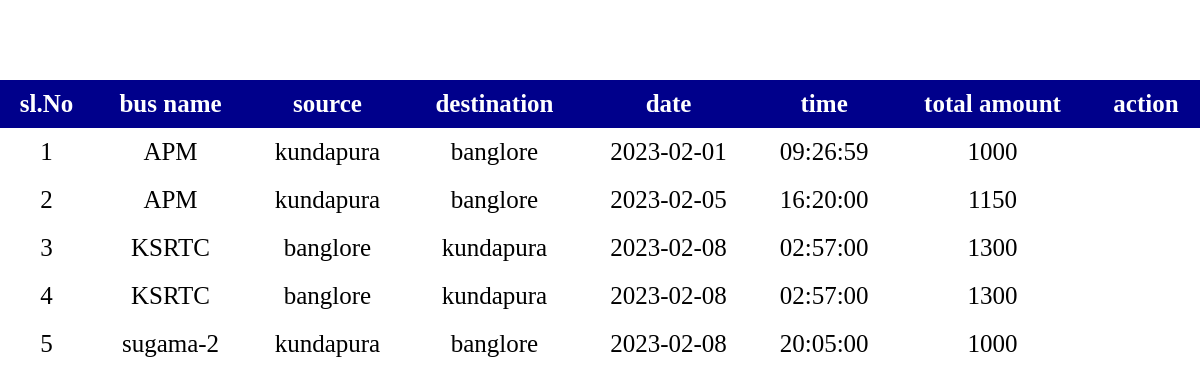
Page /main/user_booked.php?user_id=1 on the committed database.
### tables this page shows
CREATE TABLE `reservation` (
  `res_id` int(11) NOT NULL,
  `user_id` int(11) NOT NULL,
  `bus_name` varchar(20) NOT NULL,
  `source` varchar(20) NOT NULL,
  `destination` varchar(20) NOT NULL,
  `date` date NOT NULL,
  `time` time NOT NULL,
  `seat_id` varchar(4) NOT NULL,
  `amount` int(10) NOT NULL
);

### main/user_booked.php (the view, shortened to what this page needs)
<!DOCTYPE html>
<html lang="en">
<head>
    <?php include "db_connect.php";?>
</head>
<body>
    <div class="data_disp">
        <table>
            <thead>
            <tr>
                <th>sl.No</th>
                <th>bus name</th>
                <th>source</th>
                <th>destination</th>
                <th>date</th>
                <th>time</th>
                <th>total amount</th>
                <th>action</th>
            </tr>
            </thead>
            <tbody>
                <?php
                $user_id = $_GET['user_id'];
                $sql = "SELECT * FROM reservation where user_id=$user_id ORDER BY date";
                $sl_no = 0;
                $result = mysqli_query($conn, $sql);
                while ($row = mysqli_fetch_assoc($result)) {
                    $sl_no = $sl_no + 1;
                    echo "
                        <tr>
                    <td>$sl_no</td>
                    <td>$row[bus_name]</td>
                    <td>$row[source]</td>
                    <td>$row[destination]</td>
                    <td>$row[date]</td>
                    <td>$row[time]</td>
                    <td>$row[amount]</td>
                    ";
                    echo "</tr>";
                }
                ?>
            </tbody>
        </table>
    </div>
</body>
</html>

### main/user_booked.php (style rules this page uses)
table { position: absolute; border-collapse:collapse; width:100%; top: 10%; left: 0; font-size:25px; }
th, td { padding: 10px; text-align: center; }
thead { background-color: darkblue; color: white; }

### rows in the picture
reservation: bus_name "APM", source "kundapura", destination "banglore", date "2023-02-01", time "09:26:59", amount "1000"
reservation: bus_name "APM", source "kundapura", destination "banglore", date "2023-02-05", time "16:20:00", amount "1150"
reservation: bus_name "KSRTC", source "banglore", destination "kundapura", date "2023-02-08", time "02:57:00", amount "1300"
reservation: bus_name "KSRTC", source "banglore", destination "kundapura", date "2023-02-08", time "02:57:00", amount "1300"
reservation: bus_name "sugama-2", source "kundapura", destination "banglore", date "2023-02-08", time "20:05:00", amount "1000"
